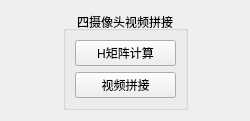
<?xml version="1.0" encoding="UTF-8"?>
<ui version="4.0">
 <class>fourCamsVideoStitching</class>
 <widget class="QWidget" name="fourCamsVideoStitching">
  <property name="geometry">
   <rect>
    <x>0</x>
    <y>0</y>
    <width>250</width>
    <height>109</height>
   </rect>
  </property>
  <property name="windowTitle">
   <string>四摄像头视频拼接</string>
  </property>
  <layout class="QHBoxLayout" name="horizontalLayout">
   <item>
    <spacer name="horizontalSpacer_2">
     <property name="orientation">
      <enum>Qt::Horizontal</enum>
     </property>
     <property name="sizeHint" stdset="0">
      <size>
       <width>43</width>
       <height>20</height>
      </size>
     </property>
    </spacer>
   </item>
   <item>
    <widget class="QGroupBox" name="groupBox">
     <property name="title">
      <string>四摄像头视频拼接</string>
     </property>
     <property name="alignment">
      <set>Qt::AlignCenter</set>
     </property>
     <layout class="QVBoxLayout" name="verticalLayout">
      <item>
       <widget class="QPushButton" name="HMatrixCalcBtn">
        <property name="text">
         <string>H矩阵计算</string>
        </property>
       </widget>
      </item>
      <item>
       <spacer name="verticalSpacer">
        <property name="orientation">
         <enum>Qt::Vertical</enum>
        </property>
        <property name="sizeHint" stdset="0">
         <size>
          <width>20</width>
          <height>40</height>
         </size>
        </property>
       </spacer>
      </item>
      <item>
       <widget class="QPushButton" name="videoStitchingBtn">
        <property name="text">
         <string>视频拼接</string>
        </property>
       </widget>
      </item>
     </layout>
    </widget>
   </item>
   <item>
    <spacer name="horizontalSpacer">
     <property name="orientation">
      <enum>Qt::Horizontal</enum>
     </property>
     <property name="sizeHint" stdset="0">
      <size>
       <width>43</width>
       <height>20</height>
      </size>
     </property>
    </spacer>
   </item>
  </layout>
 </widget>
 <resources/>
 <connections/>
</ui>
